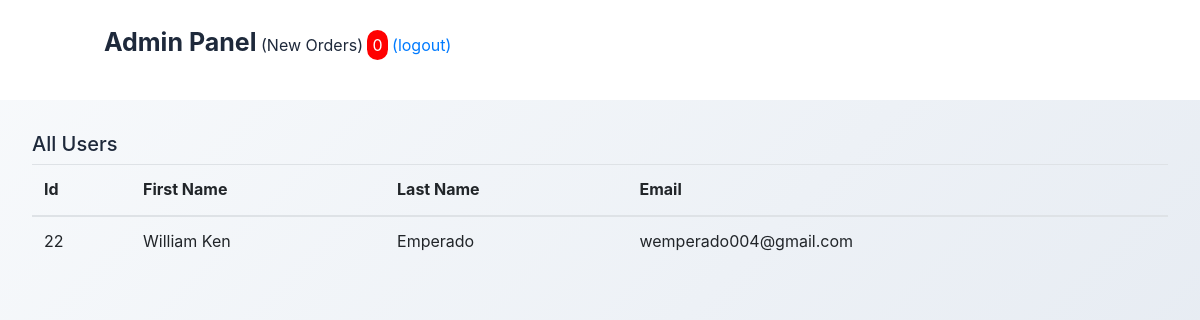
The page /admin/users.php (signed in) on the database as committed earlier.
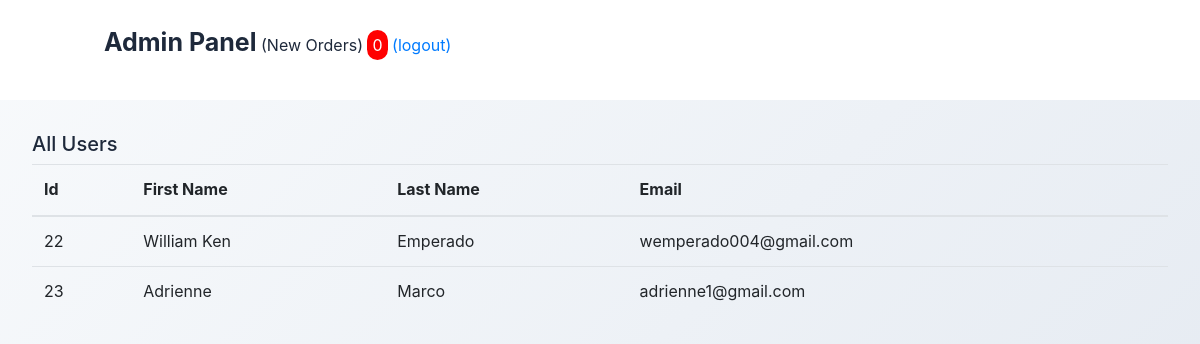
The same page on the database as committed later.
### tables this page shows
CREATE TABLE `users` (
  `u_id` int(11) NOT NULL,
  `f_name` varchar(100) NOT NULL,
  `l_name` varchar(100) NOT NULL,
  `email` varchar(150) NOT NULL,
  `phone` varchar(20) NOT NULL,
  `pass` varchar(255) NOT NULL,
  `zone` varchar(100) DEFAULT NULL,
  `street` varchar(150) NOT NULL,
  `barangay` varchar(100) DEFAULT NULL,
  `city` varchar(100) DEFAULT NULL,
  `province` varchar(100) DEFAULT NULL,
  `region` varchar(100) DEFAULT NULL,
  `created_at` timestamp NOT NULL DEFAULT current_timestamp()
);

### admin/users.php (the view, shortened to what this page needs)
<?php
 include 'header.php';
 include 'lib/connection.php';
 $sql = "SELECT * FROM users";
 $result = $conn -> query ($sql);
?>
<!DOCTYPE html>
<html lang="en">
<head>
    <link rel="stylesheet" href="css/pending_orders.css">
</head>
<body>
<div class="container pendingbody">
  <h5>All Users</h5>
<table class="table">
  <thead>
    <tr>
      <th scope="col">Id</th>
      <th scope="col">First Name</th>
      <th scope="col">Last Name</th>
      <th scope="col">Email</th>
    </tr>
  </thead>
  <tbody>
  <?php
          if (mysqli_num_rows($result) > 0) {
            while($row = mysqli_fetch_assoc($result)) {
              ?>
    <tr>
      <td><?php echo $row["u_id"] ?></td>
      <td><?php echo $row["f_name"] ?></td>
      <td><?php echo $row["l_name"] ?></td>
      <td><?php echo $row["email"] ?></td>
    </tr>
    <?php
    }
        }
        else
            echo "0 results";
        ?>
  </tbody>
</table>
</div>
</body>
</html>

Rows that differ between the two databases and show on the page:
added users: u_id "23", f_name "Adrienne", l_name "Marco", email "adrienne1@gmail.com"
